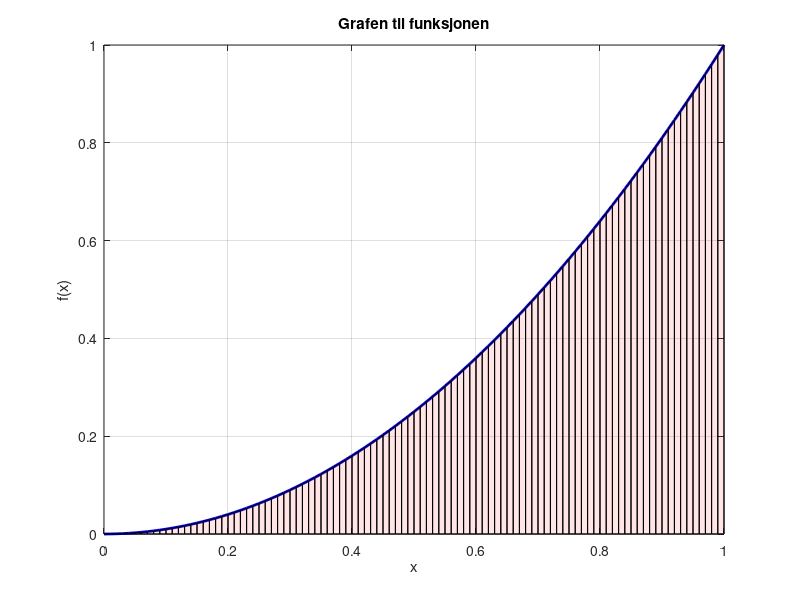

Source code (MATLAB):
%funksjonen vi ønsker å integrere
f = @(x) x.^2; % Endre denne til hvilken som helst annen funksjon

% Definer integrasjonsintervallet [a, b]
a = 0; % Nedre grense
b = 1; % Øvre grense

% Antall trapeser (jo flere, desto bedre tilnærming)
N = 100;

% Beregn bredden av hvert trapes
h = (b - a) / N;

% Beregn x-verdiene der vi evaluerer funksjonen
x = a:h:b;

% Evaluer funksjonen ved disse x-verdiene
y = f(x);

% Implementer trapesmetoden
I = (h/2) * (y(1) + 2*sum(y(2:end-1)) + y(end));

% Vis resultatet av integrasjonen
fprintf('Tilnærmet verdi av integralet ved trapesmetoden: %f\n', I);

% Plot funksjonen
figure;
plot(x, y, 'b-', 'LineWidth', 2);
title('Grafen til funksjonen');
xlabel('x');
ylabel('f(x)');
grid on;

% Highlight trapesene under kurven
hold on;
for i = 1:(length(x) - 1)
    xx = [x(i), x(i), x(i+1), x(i+1)];
    yy = [0, f(x(i)), f(x(i+1)), 0];
    fill(xx, yy, 'r', 'FaceAlpha', 0.1);
end
hold off;
